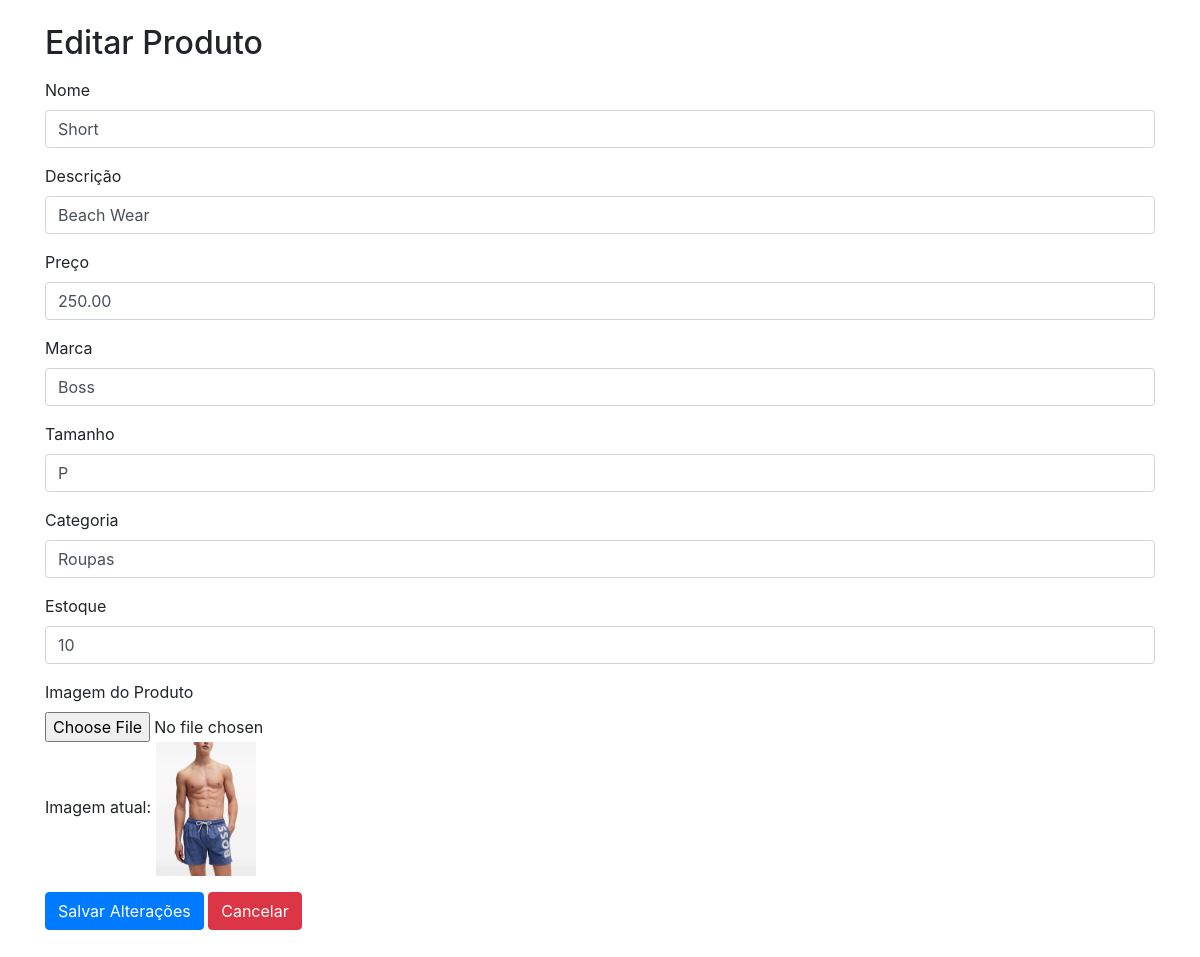
Screenshot of /editar_produto.php?id=6 with the database file from the repository.
### tables this page shows
CREATE TABLE `produtos` (
  `id` int(11) NOT NULL,
  `nome` varchar(100) DEFAULT NULL,
  `descricao` text DEFAULT NULL,
  `preco` decimal(10,2) DEFAULT NULL,
  `marca` varchar(50) DEFAULT NULL,
  `tamanho` varchar(10) DEFAULT NULL,
  `categoria` varchar(50) DEFAULT NULL,
  `estoque` int(11) DEFAULT NULL,
  `id_loja` int(11) DEFAULT NULL,
  `id_funcionario` int(11) DEFAULT NULL,
  `id_categoria` int(11) DEFAULT NULL,
  `imagem` varchar(255) DEFAULT NULL
);

### editar_produto.php (the view, shortened to what this page needs)
<?php
$servername = "localhost";
$username = "root";
$password = "";
$dbname = "db_gallerie";
$conn = new mysqli($servername, $username, $password, $dbname);
if (isset($_GET['id'])) {
    $id = $_GET['id'];
    $sql = "SELECT * FROM produtos WHERE id = $id";
    $result = $conn->query($sql);
    if ($result->num_rows > 0) {
        $produto = $result->fetch_assoc();
    } else {
        echo "Produto não encontrado.";
        exit();
    }
}
?>
<!DOCTYPE html>
<html lang="pt-br">
<head>
    <link href="https://stackpath.bootstrapcdn.com/bootstrap/4.3.1/css/bootstrap.min.css" rel="stylesheet">
</head>
<body>
    <div class="container">
        <h2 class="mb-3 mt-4">Editar Produto</h2>
        <form action="" method="post" enctype="multipart/form-data">
            <div class="form-group">
                <label for="nome">Nome</label>
                <input type="text" class="form-control" id="nome" name="nome" value="<?php echo $produto['nome']; ?>" required>
            </div>
            <div class="form-group">
                <label for="descricao">Descrição</label>
                <input type="text" class="form-control" id="descricao" name="descricao" value="<?php echo $produto['descricao']; ?>" required>
            </div>
            <div class="form-group">
                <label for="preco">Preço</label>
                <input type="number" class="form-control" id="preco" name="preco" step="0.01" value="<?php echo $produto['preco']; ?>" required>
            </div>
            <div class="form-group">
                <label for="marca">Marca</label>
                <input type="text" class="form-control" id="marca" name="marca" value="<?php echo $produto['marca']; ?>" required>
            </div>
            <div class="form-group">
                <label for="tamanho">Tamanho</label>
                <input type="text" class="form-control" id="tamanho" name="tamanho" value="<?php echo $produto['tamanho']; ?>" required>
            </div>
            <div class="form-group">
                <label for="categoria">Categoria</label>
                <input type="text" class="form-control" id="categoria" name="categoria" value="<?php echo $produto['categoria']; ?>" required>
            </div>
            <div class="form-group">
                <label for="estoque">Estoque</label>
                <input type="number" class="form-control" id="estoque" name="estoque" value="<?php echo $produto['estoque']; ?>" required>
            </div>
            <div class="form-group">
                <label for="imagem">Imagem do Produto</label>
                <input type="file" class="form-control-file" id="imagem" name="imagem">
                <?php if (!empty($produto['imagem'])): ?>
                    <p>Imagem atual: <img src="<?php echo $produto['imagem']; ?>" alt="Imagem do Produto" style="width: 100px;"></p>
                <?php endif; ?>
            </div>
            <button type="submit" class="btn btn-primary mb-5">Salvar Alterações</button>
            <a href="dashboard.php" class="btn btn-danger mb-5">Cancelar</a>
        </form>
    </div>
</body>
</html>

### rows the page displays
produtos: nome "Short", descricao "Beach Wear", preco "250.00", marca "Boss", tamanho "P", categoria "Roupas", estoque "10", imagem (picture)
